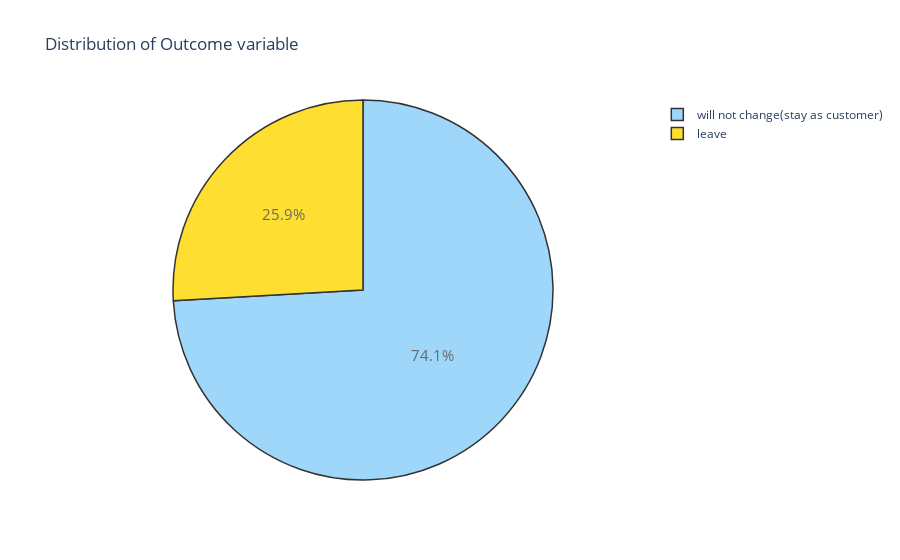

The cell this chart's notebook holds for it:
### Code cell
target_percent()

### Figure 1 — Plotly figure (JSON) as saved in the notebook; plotly's stock layout.template omitted (floating-point values rounded to 4 significant figures)
{"data": [{"labels": ["will not change(stay as customer)", "leave"], "marker": {"colors": ["lightskyblue", "gold"], "line": {"color": "#000000", "width": 1.5}}, "opacity": 0.8, "textfont": {"size": 15}, "type": "pie", "values": [741, 259]}], "layout": {"title": {"text": "Distribution of Outcome variable"}}}
